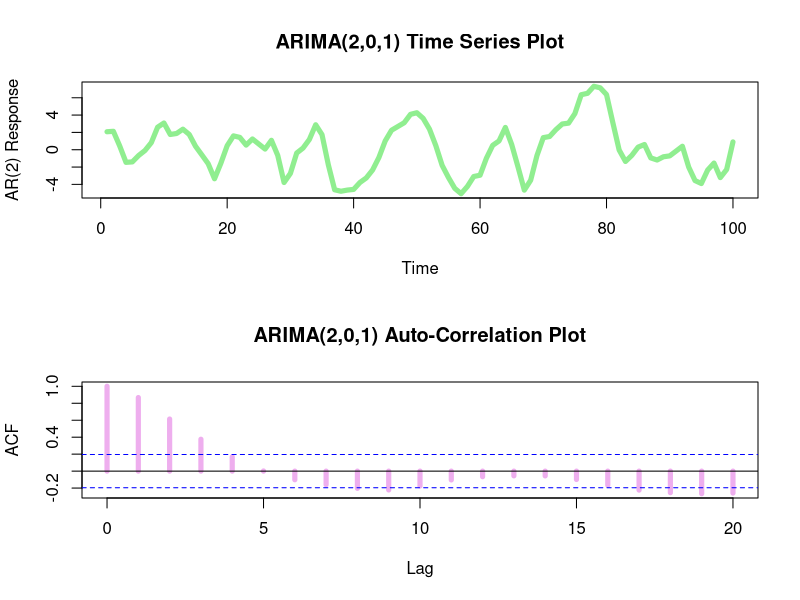

This chart was generated by the following R code:

# ARIMA(2,0,1) Plots -------------------------------------------------------------
    plotarima201 <- function(phi1=1, phi2=-0.25, theta=0.5, n=100){     
        x <- arima.sim(model = list(order=c(2,0,1), ar=c(phi1, phi2), ma=theta), n = n)
        ts.plot(x, ylab="AR(2) Response", col="palegreen2", lwd=5, lty=1, main="ARIMA(2,0,1) Time Series Plot")
        acf(x,  col="plum2", lwd=5, main="ARIMA(2,0,1) Auto-Correlation Plot")
              }

# Create the plots --------------------------------------------------------
layout(matrix(1:2, byrow=TRUE, nrow=2))
  plotarima201()
layout(matrix(1))





